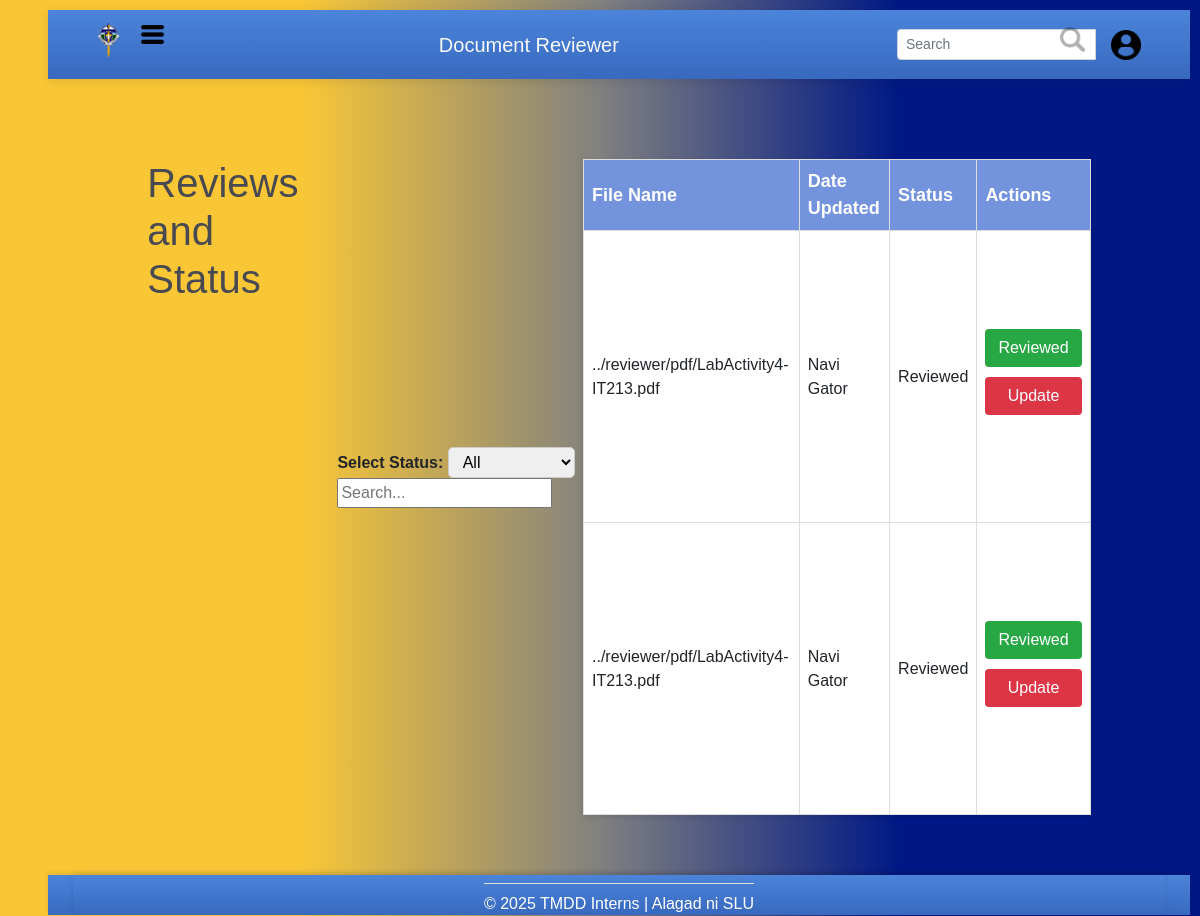
/php/reviewer/rev_status.php, run on the app's committed database.
### tables this page shows
CREATE TABLE IF NOT EXISTS `documents` (
  `doc_id` int(11) NOT NULL AUTO_INCREMENT,
  `uploader_id` int(11) NOT NULL,
  `file_path` varchar(250) NOT NULL,
  `date_uploaded` date NOT NULL,
  `date_approved` date DEFAULT NULL,
  `review_status` set('approved','pending','update','') NOT NULL,
  PRIMARY KEY (`doc_id`),
  KEY `uploader_id` (`uploader_id`)
);

CREATE TABLE IF NOT EXISTS `users` (
  `user_id` int(11) NOT NULL AUTO_INCREMENT,
  `email` varchar(250) NOT NULL,
  `password` varchar(250) NOT NULL,
  `first_name` varchar(250) NOT NULL,
  `last_name` varchar(250) NOT NULL,
  `account_type` set('Reviewer','Uploader','Admin') NOT NULL,
  `online_status` tinyint(1) NOT NULL DEFAULT '0',
  `forgot_pass` tinyint(1) NOT NULL DEFAULT '0',
  PRIMARY KEY (`user_id`),
  UNIQUE KEY `email` (`email`)
);

### public/php/reviewer/rev_status.php (the view, shortened to what this page needs)
<?php
$host = '127.0.0.1';
$username = 'root';
$password = '';
$database = 'document_reviewing_system';
$conn = new mysqli($host, $username, $password, $database);
$statusFilter = isset($_GET['status']) ? htmlspecialchars($_GET['status']) : 'all';
$searchQuery = isset($_GET['search']) ? htmlspecialchars($_GET['search']) : '';
$sql = "SELECT d.doc_id, d.file_path, d.review_status, d.uploader_id,
        u.first_name, u.last_name
        FROM documents d
        JOIN users u ON d.uploader_id = u.user_id";
$result = $conn->query($sql);
?>
<!DOCTYPE html>
<html>
<head>
   <link href="https://cdn.jsdelivr.net/npm/bootstrap@5.3.2/dist/css/bootstrap.min.css" rel="stylesheet" />
   <link href="https://cdnjs.cloudflare.com/ajax/libs/font-awesome/5.15.3/css/all.min.css" rel="stylesheet" />
   <link href="../../assets/styles/admin.css" rel="stylesheet">
   <link rel="stylesheet" href="../../assets/styles/status.css">
</head>
<body>
   <header>
      <?php include "./rev_header.php" ?>
   </header>
   <div class="d-flex">
      <div class="flex-grow-1">
         <div class="content">
         <main>
        <div class="container">
            <h1>Reviews and Status</h1>
            <div class="filter-section">
                <form method="GET" action="" id="filterForm">
                    <label for="status-filter">Select Status:</label>
                    <select id="status-filter" name="status" onchange="document.getElementById('filterForm').submit();">
                        <option value="all" <?= $statusFilter === 'all' ? 'selected' : '' ?>>All</option>
                    </select>
                    <input
                        type="text"
                        id="status-search"
                        name="search"
                        placeholder="Search..."
                        value="<?= htmlspecialchars($searchQuery) ?>"
                        onkeypress="if(event.key === 'Enter') document.getElementById('filterForm').submit();">
                </form>
            </div>
            <table class="status-table">
                <thead>
                    <tr>
                        <th>File Name</th>
                        <th>Date Updated</th>
                        <th>Status</th>
                        <th>Actions</th>
                    </tr>
                </thead>
                <tbody>
                    <?php
                    if ($result->num_rows > 0) {
                        while ($row = $result->fetch_assoc()) {
                            $status = $row['review_status'] ? "Reviewed" : "Pending";
                            echo "<tr>
                                <td>{$row['file_path']}</td>
                                <td>{$row['first_name']} {$row['last_name']}</td>
                                <td>{$status}</td>
                                <td>
                      <div class='actions'>
                        <form method='POST' action=''>
                            <input type='hidden' name='reviewed_id' value='{$row['doc_id']}'>
                            <button type='submit' class='btn green'>Reviewed</button>
                        </form>
                                        <button class='btn red'>Update</button>
                                    </div>
                                </td>
                            </tr>";
                        }
                    } else {
                        echo "<tr>
                            <td colspan='4'>No documents found</td>
                        </tr>";
                    }
                    ?>
                </tbody>
            </table>
        </div>
    </main>
            </div>
         </div>
      </div>
   <footer class="bottom">
        <?php include "../general/footer.php"?>
    </footer>
</body>
</html>

### public/assets/styles/admin.css (style rules this page uses)
html, body { height: 100%; margin: 0; }
body { display: flex; flex-direction: column; min-height: 100vh; position: relative; font-family: 'Poppins', sans-serif; background: linear-gradient(135deg, #f8f9fa 0%, #d9b100 100%); }
.content { flex: 1 0 auto; padding: 40px 60px; }

### public/assets/styles/status.css (style rules this page uses)
body { font-family: Arial, sans-serif; margin: 0; padding: 0; background-color: #f4f4f4; color: #333; }
.container { max-width: 90%; margin: 0 auto; padding: 20px; }
h1 { margin-bottom: 20px; color: #494952; }
.filter-section { margin-bottom: 20px; display: flex; align-items: center; gap: 10px; }
.filter-section label { font-size: 16px; font-weight: bold; }
.filter-section select { padding: 5px 10px; font-size: 16px; border: 1px solid #ccc; border-radius: 5px; }
.status-table { width: 100%; border-collapse: collapse; background-color: white; box-shadow: 0 2px 5px rgba(0, 0, 0, 0.1); }
.status-table thead { background-color: #7493DD; color: white; }
.status-table th, .status-table td { padding: 8px; text-align: left; border: 1px solid #ddd; font-size: 16px; }
.status-table th { font-size: 18px; }
.btn { padding: 5px 15px; font-size: 14px; font-weight: bold; border: none; border-radius: 5px; cursor: pointer; display: block; margin-bottom: 10px; max-width: 100px; width: 100%; }
.btn.green { background-color: #28a745; color: white; }
.btn.red { background-color: #dc3545; color: white; }

### public/assets/styles/header_footer.css (style rules this page uses)
:root { --gradient-start: #4B84DA; --gradient-middle: #4177CD; --gradient-end: #3869BE; }
body { min-height: 100vh; display: flex; flex-direction: column; margin: 0; }
footer { background: linear-gradient(180deg, var(--gradient-start) 0%, var(--gradient-middle) 50%, var(--gradient-end) 100%); color: rgba(255, 255, 255, 0.9); font-size: 2vh; width: 100%; height: 5vh; box-shadow: 0 -2px 5px rgba(0, 0, 0, 0.1); display: flex; align-items: center; justify-content: center; padding: 0 25px; position: relative; flex-shrink: 0; margin-top: auto; }

### public/assets/styles/index.css (style rules this page uses)
body { margin: 0; font-family: Arial, sans-serif; background: linear-gradient(to right, #f9c736 25%, grey 50%, #001885 75%); padding: 10px; padding-left: 6vh; box-sizing: border-box; }
body::before { content: ''; position: fixed; top: 0; left: 0; width: 100%; height: 100%; background-image: url("../img/misc/Slu Bakakeng.jpeg"); background-size: cover; background-position: center; background-attachment: fixed; opacity: 0.2; z-index: -1; }
.container { display: flex; height: 87vh; margin-top: 2%; width: 97%; background-color: transparent; }
button { width: 100%; padding: 12px; background-color: #33386D; color: white; border: none; border-radius: 8px; font-size: 15px; font-weight: 500; cursor: pointer; transition: all 0.2s ease; margin-bottom: 20px; }

### public/assets/styles/sidebar.css (style rules this page uses)
:root { --gradient-start: #4B84DA; --gradient-middle: #4177CD; --gradient-end: #3869BE; }

### data on the page
documents: file_path "../reviewer/pdf/LabActivity4-IT213.pdf", uploader.first_name "Navi", uploader.last_name "Gator", review_status "Reviewed"
documents: file_path "../reviewer/pdf/LabActivity4-IT213.pdf", uploader.first_name "Navi", uploader.last_name "Gator", review_status "Reviewed"
